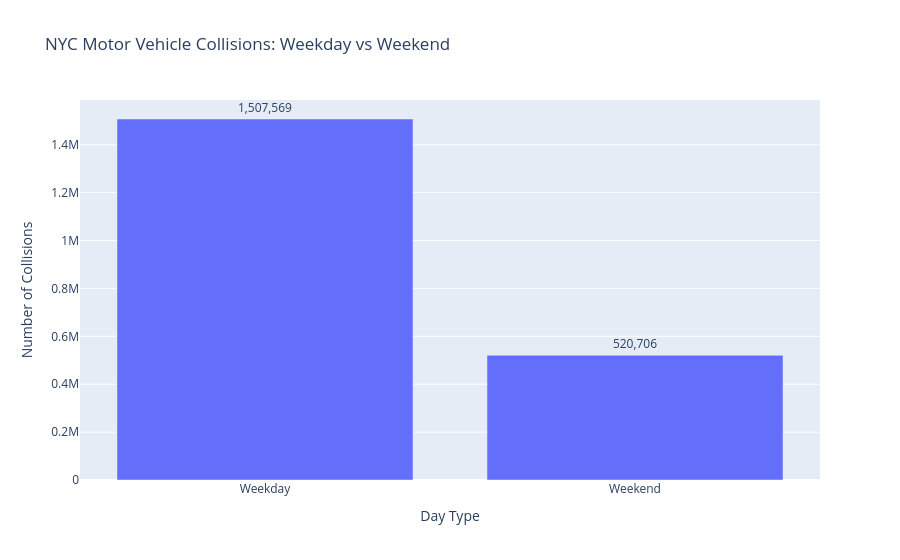

Notebook source saved alongside this figure:
### Code cell
fig = px.bar(
    q5_weekday_weekend,
    x="day_type",
    y="collision_count",
    title="NYC Motor Vehicle Collisions: Weekday vs Weekend",
    labels={
        "day_type": "Day Type",
        "collision_count": "Number of Collisions"
    },
    text="collision_count"
)

fig.update_traces(
    texttemplate="%{text:,}",
    textposition="outside"
)

fig.update_layout(
    xaxis_title="Day Type",
    yaxis_title="Number of Collisions"
)

fig.show()

### Figure 1 — Plotly figure (JSON) as saved in the notebook; plotly's stock layout.template omitted (floating-point values rounded to 4 significant figures)
{"data": [{"hovertemplate": "Day Type=%{x}<br>Number of Collisions=%{text}<extra></extra>", "legendgroup": "", "marker": {"color": "#636efa", "pattern": {"shape": ""}}, "name": "", "orientation": "v", "showlegend": false, "text": [1508000.0, 520700.0], "textposition": "outside", "texttemplate": "%{text:,}", "type": "bar", "x": ["Weekday", "Weekend"], "xaxis": "x", "y": [1507569, 520706], "yaxis": "y"}], "layout": {"barmode": "relative", "legend": {"tracegroupgap": 0}, "title": {"text": "NYC Motor Vehicle Collisions: Weekday vs Weekend"}, "xaxis": {"anchor": "y", "domain": [0, 1], "title": {"text": "Day Type"}}, "yaxis": {"anchor": "x", "domain": [0, 1], "title": {"text": "Number of Collisions"}}}}
